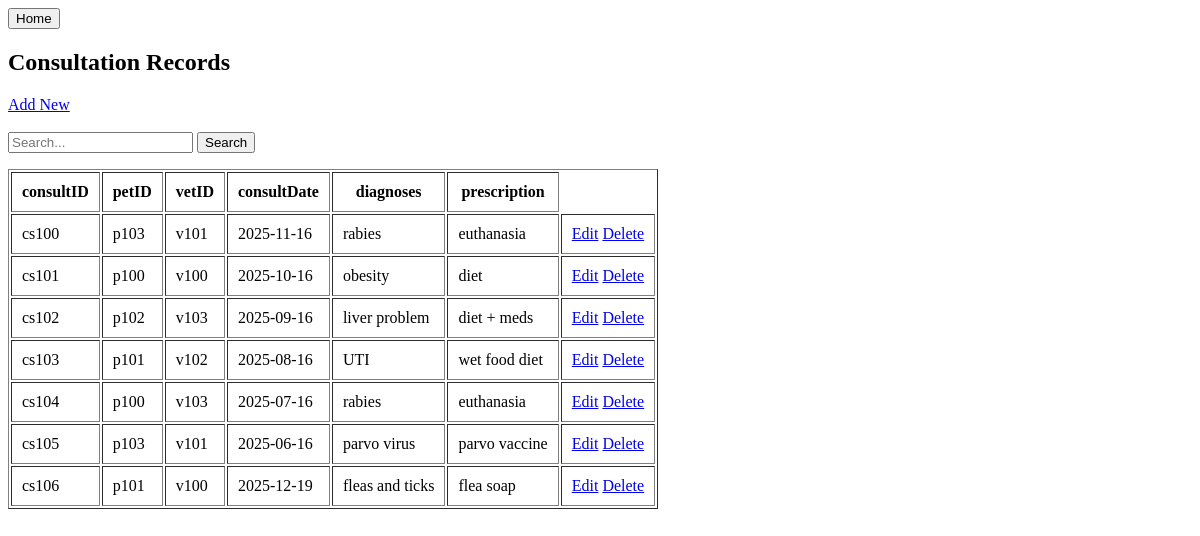
Before: /consultation with the older database file.
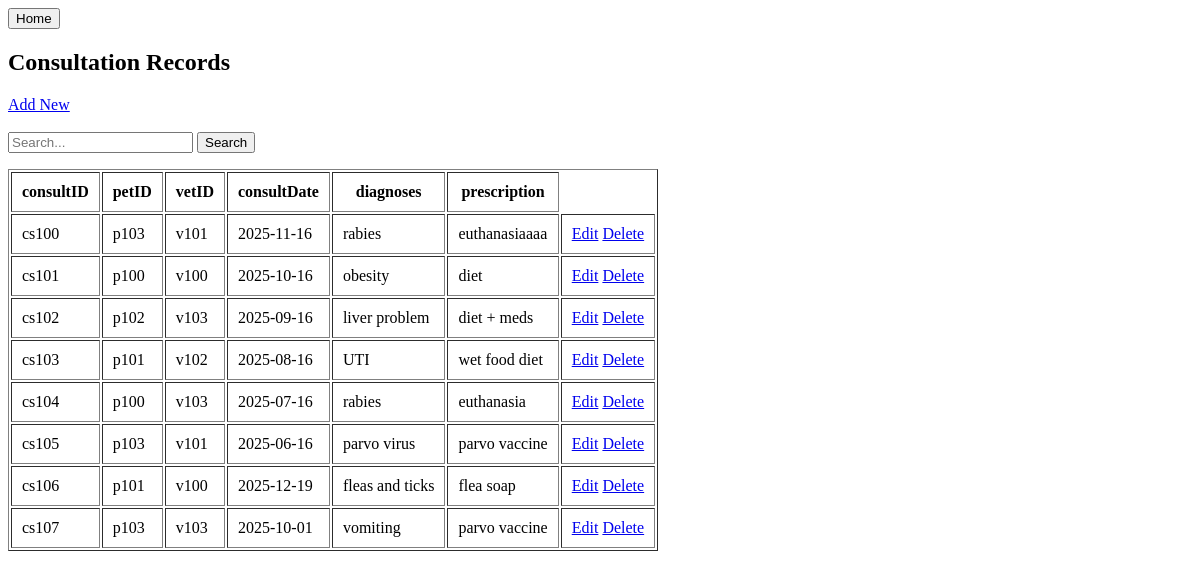
After: the same page with the newer database file.
### tables this page shows
CREATE TABLE "Consultation" (
	"consultID"	TEXT,
	"petID"	TEXT,
	"vetID"	TEXT,
	"consultDate"	TEXT,
	"diagnoses"	TEXT,
	"prescription"	TEXT,
	"deleted"	INTEGER DEFAULT 0,
	PRIMARY KEY("consultID"),
	FOREIGN KEY("petID") REFERENCES "Pet"("petID"),
	FOREIGN KEY("vetID") REFERENCES "Veterinarian"("vetID")
);

### app.py (the view)
@app.route("/consultation")
def consultation_list():
    fields = ["consultID","petID","vetID","consultDate","diagnoses", "prescription"]
    search_fields = ["consultID","petID","vetID","consultDate","diagnoses", "prescription"]
    keyword = request.args.get("keyword", "")
    rows = load_table("Consultation", keyword=keyword, search_fields=search_fields)
    return render_template("crud_list.html", rows=rows, fields=fields, module="consultation", keyword=keyword)

### app.py (called while the page is built)
def db():
    return sqlite3.connect(DB)

def load_table(table, keyword=None, search_fields=None):
    conn = db()
    query = f"SELECT * FROM {table} WHERE deleted = 0"
    params = []
    if keyword and search_fields:
        search_conditions = [f"{field} LIKE ?" for field in search_fields]
        query += " AND (" + " OR ".join(search_conditions) + ")"
        params.extend([f"%{keyword}%"] * len(search_fields))
    rows = conn.execute(query, params).fetchall()
    conn.close()
    return rows

### templates/crud_list.html (shortened to what this page needs)
<button onclick="window.location.href='/'">Home</button>
<h2>{{ module | capitalize }} Records</h2>
<a href="/{{ module }}/add">Add New</a>
<form method="GET" action="">
    <input type="text" name="keyword" placeholder="Search..." value="{{ keyword }}">
    <button type="submit">Search</button>
</form>
<table border="1" cellpadding="10">
    <tr>
        {% for f in fields %}
            <th>{{ f }}</th>
        {% endfor %}
    </tr>
    {% for r in rows %}
    <tr>
        {% for col in r[:-1] %}
            <td>{{ col }}</td>
        {% endfor %}
        <td>
            <a href="/{{ module }}/edit/{{ r[0] }}">Edit</a>
            <a href="/{{ module }}/delete/{{ r[0] }}">Delete</a>
        </td>
    </tr>
    {% endfor %}
</table>

Changed rows visible on the page:
changed Consultation "cs100": prescription "euthanasia" → "euthanasiaaaa"
added Consultation: consultID "cs107", petID "p103", vetID "v103", consultDate "2025-10-01", diagnoses "vomiting", prescription "parvo vaccine"
